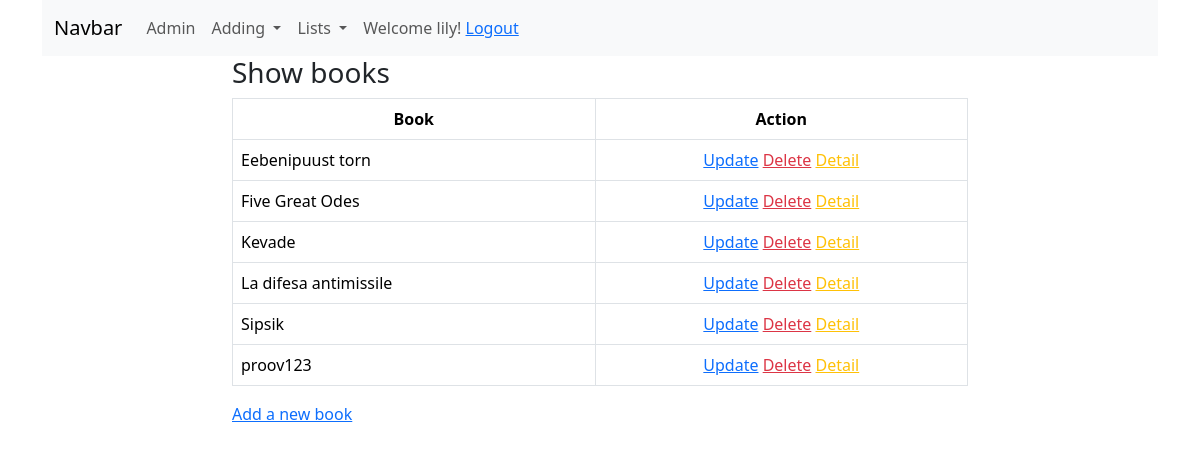
Page /booksapp/book_list/ (signed in) on the committed database.
### booksapp/models.py (models this page shows, shortened)
class Book(models.Model):
    title = models.CharField(max_length=100)
    author = models.ForeignKey(Author, on_delete=models.SET_NULL, null=True)
    book_language = models.ForeignKey(Language, on_delete=models.SET_NULL, null=True)
    isbn = models.CharField(verbose_name='ISBN number', max_length=13, validators=[validate_digits_length])
    number_of_pages = models.PositiveIntegerField(validators=[MinValueValidator(2)])
    description = models.TextField(null=True, blank=True)
    book_published_year = models.PositiveIntegerField(validators=[MinValueValidator(1900), max_value_current_year])
    class Meta:
        ordering = ['title']

### booksapp/views.py (the view)
# urls.py: path('book_list/', views.BookListView.as_view(), name='book_list'),  # Book List View
class BookListView(ListView):
    model = Book

### booksapp/templates/booksapp/book_list.html
{% extends 'base.html' %}
{% block content %}
    <div class="row">
        <div class="col-8 mx-auto">
            <h3>Show books</h3>
            <table class="table table-bordered table-hoover">
                <thead>
                <tr class="text-center">
                    <th>Book</th>
                    <th>Action</th>
                </tr>
                </thead>
                <tbody>
                    {% for book in object_list %}
                        <tr>
                            <td>{{ book.title }}</td>
                            <td class="text-center">
                                {% if user.is_authenticated %}
                                    <a href="{% url 'booksapp:book_update' pk=book.id%}">Update</a>
                                    <a href="{% url 'booksapp:book_delete' pk=book.id %}" class="text-danger">Delete</a>
                                {% endif %}
                                <a href="{% url 'booksapp:book_detail' pk=book.id %}" class="text-warning">Detail</a>
                            </td>
                        </tr>
                    {% endfor %}
                </tbody>
            </table>
        <a href="{% url 'booksapp:book_create' %}">Add a new book</a>
        </div>
    </div>
{% endblock %}

### templates/menu.html (shortened to what this page needs)
<nav class="navbar navbar-expand-lg bg-body-tertiary">
  <div class="container-fluid">
    <a class="navbar-brand" href="{% url 'booksapp:index' %}">Navbar</a>
    <div class="collapse navbar-collapse" id="navbarNavDropdown">
      <ul class="navbar-nav">
        <li class="nav-item">
          <a class="nav-link" href="/admin">Admin</a>
        </li>
      {% if user.is_authenticated %}
        <li class="nav-item dropdown">
          <a class="nav-link dropdown-toggle" href="#" role="button" data-bs-toggle="dropdown" aria-expanded="false">
            Adding
          </a>
      {% endif %}
        </li>
          <li class="nav-item dropdown">
          <a class="nav-link dropdown-toggle" href="#" role="button" data-bs-toggle="dropdown" aria-expanded="false">
            Lists
          </a>
        </li>
           {% if user.is_authenticated %}
        <span class="nav-link">Welcome {{ user.username }}! <a href="{% url 'logout' %}">Logout</a></span>
        {% else %}
        <span class="nav-link">Welcome guest! <a href="{% url 'login' %}">Login</a></span>
    {% endif %}
      </ul>
    </div>
  </div>
</nav>

### rows in the picture
Book: title "Eebenipuust torn"
Book: title "Five Great Odes"
Book: title "Kevade"
Book: title "La difesa antimissile"
Book: title "Sipsik"
Book: title "proov123"

### other values in the picture
{{ user.username }} "lily"
